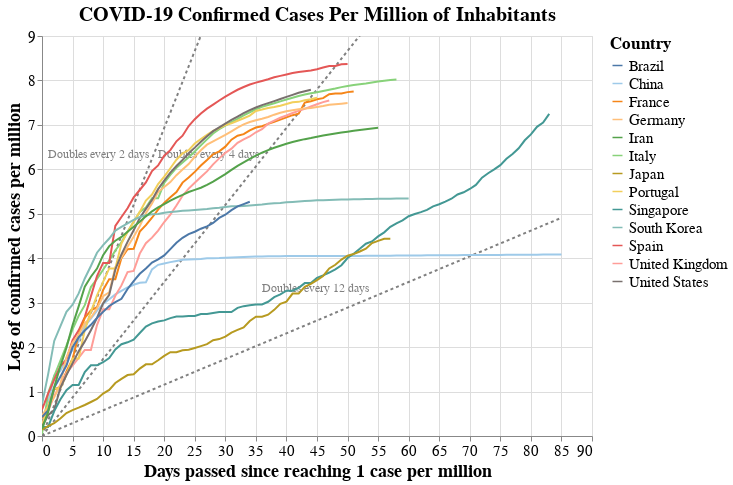

Write notebook code for a chart like this one.
### Markdown cell above
## Cases Per Million of Habitants

Since reaching at least 1 case per million

> Note: The following chart, "Cases Per Million of Habitants" is biased depending on how widely a country administers tests. Please read with caution.

> Tip: Click (Shift+ for multiple) on countries in the legend to filter the visualization.

### Code cell
#hide_input
# Stack data to get it to Altair dataframe format
data_countries_pc2 = data_countries_pc.copy()
for i in range(0,len(countries)):
    data_countries_pc2[i] = data_countries_pc2[i].reset_index()
    data_countries_pc2[i]['n_days'] = data_countries_pc2[i].index
    data_countries_pc2[i]['log_cases'] = np.log(data_countries_pc2[i]["total_cases"])
data_plot = data_countries_pc2[0]
for i in range(1, len(countries)):    
    data_plot = pd.concat([data_plot, data_countries_pc2[i]], axis=0)
data_plot["trend_2days"] = np.log(2)/2*data_plot["n_days"]
data_plot["trend_4days"] = np.log(2)/4*data_plot["n_days"]
data_plot["trend_12days"] = np.log(2)/12*data_plot["n_days"]
data_plot["trend_2days_label"] = "Doubles every 2 days"
data_plot["trend_4days_label"] = "Doubles evey 4 days"
data_plot["trend_12days_label"] = "Doubles every 12 days"


# Plot it using Altair
source = data_plot

scales = alt.selection_interval(bind='scales', zoom=False)
selection = alt.selection_multi(fields=['location'], bind='legend')

base = alt.Chart(source, title = "COVID-19 Confirmed Cases Per Million of Inhabitants").encode(
    x = alt.X('n_days:Q', title = "Days passed since reaching 1 case per million"),
    y = alt.Y("log_cases:Q",title = "Log of confirmed cases per million"),
    color = alt.Color('location:N', legend=alt.Legend(title="Country", labelFontSize=15, titleFontSize=17),
                     scale=alt.Scale(scheme='tableau20')),
    opacity = alt.condition(selection, alt.value(1), alt.value(0.1))
).properties(
    width=chart_width,
    height=chart_height
)

lines = base.mark_line().add_selection(
    scales
).add_selection(
    selection
)

trend_2d = alt.Chart(source).encode(
    x = "n_days:Q",
    y = alt.Y("trend_2days:Q",  scale=alt.Scale(domain=(0, max(data_plot["log_cases"])))),
).mark_line( strokeDash=[3,3], color="grey")

labels = pd.DataFrame([{'label': 'Doubles every 2 days', 'x_coord': 10, 'y_coord': 6},
                       {'label': 'Doubles every 4 days', 'x_coord': 28, 'y_coord': 6},
                       {'label': 'Doubles every 12 days', 'x_coord': 45, 'y_coord': 3},
                      ])
trend_label = (alt.Chart(labels)
                    .mark_text(align='left', dx=-55, dy=-15, fontSize=12, color="grey")
                    .encode(x='x_coord:Q',
                            y='y_coord:Q',
                            text='label:N')
                   )


trend_4d = alt.Chart(source).mark_line(color="grey", strokeDash=[3,3]).encode(
    x = "n_days:Q",
    y = alt.Y("trend_4days:Q",  scale=alt.Scale(domain=(0, max(data_plot["log_cases"])))),
)

trend_12d = alt.Chart(source).mark_line(color="grey", strokeDash=[3,3]).encode(
    x = "n_days:Q",
    y = alt.Y("trend_12days:Q",  scale=alt.Scale(domain=(0, max(data_plot["log_cases"])))),
)

(
(trend_2d  + trend_4d + trend_12d + trend_label + lines)
.configure_title(fontSize=20)
.configure_axis(labelFontSize=15,titleFontSize=18)
)

### Figure 1 — Vega-Lite specification as saved in the notebook (floating-point values rounded to 4 significant figures; data arrays with more than 128 entries replaced by an {"elided": "..."} marker saying what was removed)
{"config": {"view": {"continuousWidth": 400, "continuousHeight": 300}, "axis": {"labelFontSize": 15, "titleFontSize": 18}, "title": {"fontSize": 20}}, "layer": [{"mark": {"type": "line", "color": "grey", "strokeDash": [3, 3]}, "encoding": {"x": {"type": "quantitative", "field": "n_days"}, "y": {"type": "quantitative", "field": "trend_2days", "scale": {"domain": [0, 8.371]}}}}, {"mark": {"type": "line", "color": "grey", "strokeDash": [3, 3]}, "encoding": {"x": {"type": "quantitative", "field": "n_days"}, "y": {"type": "quantitative", "field": "trend_4days", "scale": {"domain": [0, 8.371]}}}}, {"mark": {"type": "line", "color": "grey", "strokeDash": [3, 3]}, "encoding": {"x": {"type": "quantitative", "field": "n_days"}, "y": {"type": "quantitative", "field": "trend_12days", "scale": {"domain": [0, 8.371]}}}}, {"data": {"name": "data-2cf9e9c9dd4f97c8eda44cd9355d02e6"}, "mark": {"type": "text", "align": "left", "color": "grey", "dx": -55, "dy": -15, "fontSize": 12}, "encoding": {"text": {"type": "nominal", "field": "label"}, "x": {"type": "quantitative", "field": "x_coord"}, "y": {"type": "quantitative", "field": "y_coord"}}}, {"data": {"name": "data-28be086f046c84d680e33c78102679ed"}, "mark": "line", "encoding": {"color": {"type": "nominal", "field": "location", "legend": {"labelFontSize": 15, "title": "Country", "titleFontSize": 17}, "scale": {"scheme": "tableau20"}}, "opacity": {"condition": {"value": 1, "selection": "selector004"}, "value": 0.1}, "x": {"type": "quantitative", "field": "n_days", "title": "Days passed since reaching 1 case per million"}, "y": {"type": "quantitative", "field": "log_cases", "title": "Log of confirmed cases per million"}}, "height": 400, "selection": {"selector003": {"type": "interval", "bind": "scales"}, "selector004": {"type": "multi", "fields": ["location"], "bind": "legend"}}, "title": "COVID-19 Confirmed Cases Per Million of Inhabitants", "width": 550}], "data": {"name": "data-28be086f046c84d680e33c78102679ed"}, "$schema": "https://vega.github.io/schema/vega-lite/v4.8.1.json", "datasets": {"data-28be086f046c84d680e33c78102679ed": {"elided": "732 records"}, "data-2cf9e9c9dd4f97c8eda44cd9355d02e6": [{"label": "Doubles every 2 days", "x_coord": 10, "y_coord": 6}, {"label": "Doubles every 4 days", "x_coord": 28, "y_coord": 6}, {"label": "Doubles every 12 days", "x_coord": 45, "y_coord": 3}]}}
